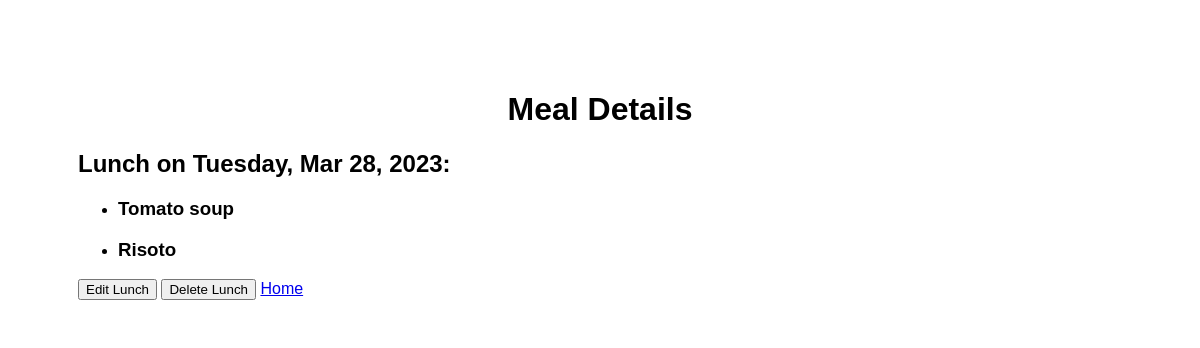
/meals/lunch/4, run on the app's committed database.
### meals/models.py (models this page shows, shortened)
class Lunch(models.Model):
    meal = models.ManyToManyField(Food)
    date = models.DateField(unique=True)

class Food(models.Model):
    name = models.CharField(max_length=100)
    def __str__(self):
        return f"{self.name}"

### meals/views.py (the view)
# urls.py: path('lunch/<int:id>', views.lunch, name='lunch'),
def lunch(request, id):
    meal = get_object_or_404(Lunch, pk=id)
    return render(request, "meals/lunch.html",
                  {"lunch": meal})

### meals/templates/meals/lunch.html (shortened to what this page needs)
{% extends "meals_base.html" %}
{% block content %}
<div class="mytext">
    <h1>Meal Details</h1>
    <h2>Lunch on {{ lunch.date|date:'l, M d, Y' }}: </h2>
    <ul>
    {% for l in lunch.meal.all %}
        <li><h3>{{ l }} </h3></li>
    {% endfor %}
    </ul>
    <button onclick="window.location.href='{% url 'edit_lunch' lunch.id %}';">
      Edit Lunch
    </button>
    <button onclick="window.location.href='{% url 'delete_lunch' lunch.id %}';">
      Delete Lunch
    </button>
    <a href="{% url 'welcome' %}">
        Home
    </a>
</div>
{% endblock %}

### meals/static/meals/meals_style.css (style rules this page uses)
body { font-family: sans-serif; color: black; background-image: url("food.jpg"); font-family: Comic Sans MS"; }
h1 { text-align: center; }
.mytext { background-color: rgba(255, 255, 255, 0.8); margin: 50px; padding: 20px; }

### data on the page
Lunch: date "Tuesday, Mar 28, 2023"
Food: name "Tomato soup"
Food: name "Risoto"
